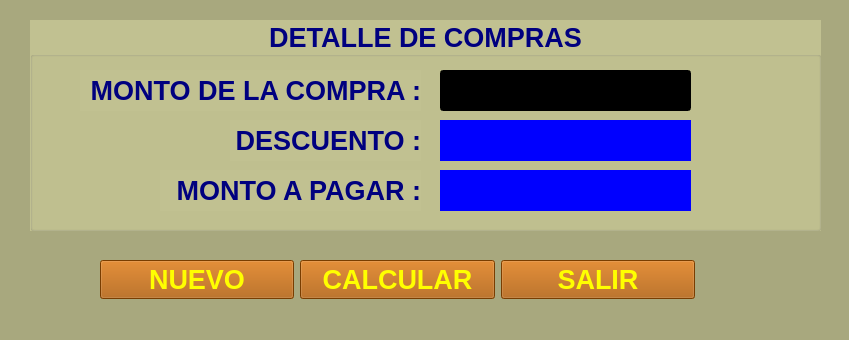
<?xml version="1.0" encoding="UTF-8"?>
<ui version="4.0">
 <class>MainWindow</class>
 <widget class="QMainWindow" name="MainWindow">
  <property name="geometry">
   <rect>
    <x>0</x>
    <y>0</y>
    <width>849</width>
    <height>340</height>
   </rect>
  </property>
  <property name="windowTitle">
   <string>ALMACEN</string>
  </property>
  <property name="styleSheet">
   <string notr="true">background-color: rgb(168, 168, 126);</string>
  </property>
  <widget class="QWidget" name="centralwidget">
   <widget class="QGroupBox" name="groupBox">
    <property name="geometry">
     <rect>
      <x>30</x>
      <y>20</y>
      <width>791</width>
      <height>211</height>
     </rect>
    </property>
    <property name="font">
     <font>
      <family>Tahoma</family>
      <pointsize>20</pointsize>
      <weight>75</weight>
      <bold>true</bold>
     </font>
    </property>
    <property name="styleSheet">
     <string notr="true">background-color: rgb(193, 193, 145);
color: rgb(0, 0, 127);</string>
    </property>
    <property name="title">
     <string>DETALLE DE COMPRAS</string>
    </property>
    <property name="alignment">
     <set>Qt::AlignCenter</set>
    </property>
    <widget class="QLabel" name="label">
     <property name="geometry">
      <rect>
       <x>50</x>
       <y>50</y>
       <width>341</width>
       <height>41</height>
      </rect>
     </property>
     <property name="font">
      <font>
       <family>Tahoma</family>
       <pointsize>20</pointsize>
       <weight>75</weight>
       <bold>true</bold>
      </font>
     </property>
     <property name="text">
      <string>MONTO DE LA COMPRA :</string>
     </property>
     <property name="alignment">
      <set>Qt::AlignRight|Qt::AlignTrailing|Qt::AlignVCenter</set>
     </property>
    </widget>
    <widget class="QLineEdit" name="tmonto">
     <property name="geometry">
      <rect>
       <x>410</x>
       <y>50</y>
       <width>251</width>
       <height>41</height>
      </rect>
     </property>
     <property name="font">
      <font>
       <family>Tahoma</family>
       <pointsize>20</pointsize>
       <weight>75</weight>
       <bold>true</bold>
      </font>
     </property>
     <property name="styleSheet">
      <string notr="true">color: rgb(255, 255, 0);
background-color: rgb(0, 0, 0);</string>
     </property>
     <property name="text">
      <string/>
     </property>
     <property name="maxLength">
      <number>20</number>
     </property>
     <property name="alignment">
      <set>Qt::AlignCenter</set>
     </property>
    </widget>
    <widget class="QLabel" name="label_2">
     <property name="geometry">
      <rect>
       <x>200</x>
       <y>100</y>
       <width>191</width>
       <height>41</height>
      </rect>
     </property>
     <property name="font">
      <font>
       <family>Tahoma</family>
       <pointsize>20</pointsize>
       <weight>75</weight>
       <bold>true</bold>
      </font>
     </property>
     <property name="text">
      <string>DESCUENTO :</string>
     </property>
     <property name="alignment">
      <set>Qt::AlignRight|Qt::AlignTrailing|Qt::AlignVCenter</set>
     </property>
    </widget>
    <widget class="QLabel" name="label_3">
     <property name="geometry">
      <rect>
       <x>130</x>
       <y>150</y>
       <width>261</width>
       <height>41</height>
      </rect>
     </property>
     <property name="font">
      <font>
       <family>Tahoma</family>
       <pointsize>20</pointsize>
       <weight>75</weight>
       <bold>true</bold>
      </font>
     </property>
     <property name="text">
      <string>MONTO A PAGAR :</string>
     </property>
     <property name="alignment">
      <set>Qt::AlignRight|Qt::AlignTrailing|Qt::AlignVCenter</set>
     </property>
    </widget>
    <widget class="QLabel" name="lbldescuento">
     <property name="geometry">
      <rect>
       <x>410</x>
       <y>100</y>
       <width>251</width>
       <height>41</height>
      </rect>
     </property>
     <property name="font">
      <font>
       <family>Tahoma</family>
       <pointsize>20</pointsize>
       <weight>75</weight>
       <bold>true</bold>
      </font>
     </property>
     <property name="styleSheet">
      <string notr="true">color: rgb(255, 255, 0);
background-color: rgb(0, 0, 255);</string>
     </property>
     <property name="text">
      <string/>
     </property>
     <property name="alignment">
      <set>Qt::AlignCenter</set>
     </property>
    </widget>
    <widget class="QLabel" name="lblpago">
     <property name="geometry">
      <rect>
       <x>410</x>
       <y>150</y>
       <width>251</width>
       <height>41</height>
      </rect>
     </property>
     <property name="font">
      <font>
       <family>Tahoma</family>
       <pointsize>20</pointsize>
       <weight>75</weight>
       <bold>true</bold>
      </font>
     </property>
     <property name="styleSheet">
      <string notr="true">color: rgb(255, 255, 0);
background-color: rgb(0, 0, 255);</string>
     </property>
     <property name="text">
      <string/>
     </property>
     <property name="alignment">
      <set>Qt::AlignCenter</set>
     </property>
    </widget>
   </widget>
   <widget class="QWidget" name="horizontalLayoutWidget">
    <property name="geometry">
     <rect>
      <x>100</x>
      <y>240</y>
      <width>595</width>
      <height>80</height>
     </rect>
    </property>
    <layout class="QHBoxLayout" name="horizontalLayout">
     <item>
      <widget class="QPushButton" name="bnuevo">
       <property name="font">
        <font>
         <family>Tahoma</family>
         <pointsize>20</pointsize>
         <weight>75</weight>
         <bold>true</bold>
        </font>
       </property>
       <property name="styleSheet">
        <string notr="true">background-color: rgb(170, 85, 0);
color: rgb(255, 255, 0);</string>
       </property>
       <property name="text">
        <string>NUEVO</string>
       </property>
       <property name="icon">
        <iconset>
         <activeon>../Formulario01/imagenes/imgusuario.png</activeon>
        </iconset>
       </property>
       <property name="iconSize">
        <size>
         <width>54</width>
         <height>50</height>
        </size>
       </property>
      </widget>
     </item>
     <item>
      <widget class="QPushButton" name="bcalcular">
       <property name="font">
        <font>
         <family>Tahoma</family>
         <pointsize>20</pointsize>
         <weight>75</weight>
         <bold>true</bold>
        </font>
       </property>
       <property name="styleSheet">
        <string notr="true">background-color: rgb(170, 85, 0);
color: rgb(255, 255, 0);</string>
       </property>
       <property name="text">
        <string>CALCULAR</string>
       </property>
       <property name="icon">
        <iconset>
         <activeon>../Formulario01/imagenes/mantmenu.png</activeon>
        </iconset>
       </property>
       <property name="iconSize">
        <size>
         <width>54</width>
         <height>50</height>
        </size>
       </property>
      </widget>
     </item>
     <item>
      <widget class="QPushButton" name="bsalir">
       <property name="font">
        <font>
         <family>Tahoma</family>
         <pointsize>20</pointsize>
         <weight>75</weight>
         <bold>true</bold>
        </font>
       </property>
       <property name="styleSheet">
        <string notr="true">background-color: rgb(170, 85, 0);
color: rgb(255, 255, 0);</string>
       </property>
       <property name="text">
        <string>SALIR</string>
       </property>
       <property name="icon">
        <iconset>
         <activeon>../Formulario01/imagenes/cerrarvideo.png</activeon>
        </iconset>
       </property>
       <property name="iconSize">
        <size>
         <width>54</width>
         <height>50</height>
        </size>
       </property>
      </widget>
     </item>
    </layout>
   </widget>
  </widget>
  <widget class="QStatusBar" name="statusbar"/>
 </widget>
 <resources/>
 <connections/>
</ui>
